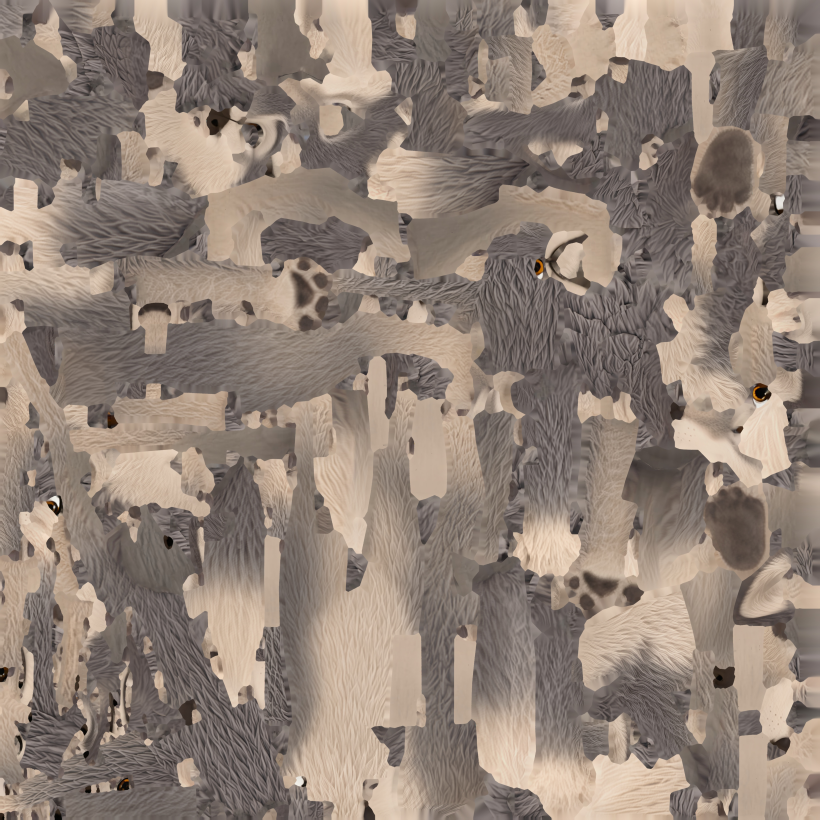
#> input picture assets/models/wolf/tripo-p2/wolf.fbm/wolf_basecolor.jpg, 4096 x 4096 px, found by its file name (shown at 1/5 size)
$ python wolf-maps.py
#> lines starting #> are read from the running program, lines starting #| are printed output that depends on the picture; after the words box and inside, x2 and y2 are one past the last pixel; in counts of white or black regions, pixels touching at a corner belong together
# Writes the web color map and the web normal map of the Tripo wolf from the maps of its FBX
# (design 4.5, assets/models/wolf/README.md, "Color map" and "Normal map"). The color map is the
# source image at 2048 pixels, with no change of a color: the fur, the brows, and the eye paint
# stay as the FBX shows them. The normal map limits each tilt of the source, scales it to 1024
# pixels, and stores the tilts times NORMAL_MAP_GAIN of src/scene/fur.ts. The output depends only on
# the input files and on cwebp 1.5.0.
#
# Usage: uv run --no-project --with numpy==2.5.4 --with pillow==13.0.0 python -I tools/wolf-maps.py
import os
import subprocess
import sys
import tempfile

import numpy as np
from PIL import Image, ImageFilter

SOURCE = 'assets/models/wolf/tripo-p2/wolf.fbm/wolf_basecolor.jpg'
NORMAL_SOURCE = 'assets/models/wolf/tripo-p2/wolf.fbm/wolf_normal.jpg'
COLOR_OUT = 'assets/models/wolf/tripo-hand/wolf-color.webp'
NORMAL_OUT = 'assets/models/wolf/tripo-hand/wolf-normal.webp'
SIZE = 2048
NORMAL_SIZE = 1024
QUALITY = 60
#: The largest length of the x, y tilt of a normal of the source, and the gain of the stored tilts
#: (`NORMAL_MAP_GAIN` of src/scene/fur.ts). A larger tilt is a baked edge of the source mesh.
NORMAL_LIMIT = 0.2
NORMAL_GAIN = 4
#: The share of the fine detail of the source that the maps keep: the tilts of the normal map, and
#: the color detail finer than DETAIL_RADIUS texels at SIZE. The full detail read as carved grooves
#: in the hall light, so the fur is softer, as on the fox and the rabbit.
TILT_SHARE = 0.5
DETAIL_SHARE = 0.7
DETAIL_RADIUS = 2.0


def color_map():
    """Writes the color map: the source scaled to SIZE (Lanczos), with DETAIL_SHARE of its detail
    finer than DETAIL_RADIUS, WebP quality QUALITY, method 6."""
    image = Image.open(SOURCE).convert('RGB').resize((SIZE, SIZE), Image.LANCZOS)
    sharp = np.asarray(image).astype(np.float64)
    soft = np.asarray(image.filter(ImageFilter.GaussianBlur(DETAIL_RADIUS))).astype(np.float64)
    mixed = soft + DETAIL_SHARE * (sharp - soft)
    image = Image.fromarray(np.clip(np.round(mixed), 0, 255).astype(np.uint8))
    image.save(COLOR_OUT, 'WEBP', quality=QUALITY, method=6)
    print(f'{COLOR_OUT}: {SIZE} x {SIZE}, {os.path.getsize(COLOR_OUT)} bytes')


def normal_map():
    """Writes the normal map of the fur: each x, y tilt of the source limited to the length
    NORMAL_LIMIT, a box scale to NORMAL_SIZE, then the tilts times TILT_SHARE and NORMAL_GAIN in
    red and green, 255 in blue (the shader does not read it), and cwebp -q 60 -sharp_yuv -m 6. The
    limit comes before the gain, so that no stored value clips."""
    a = np.asarray(Image.open(NORMAL_SOURCE).convert('RGB')).astype(np.float64) / 255 * 2 - 1
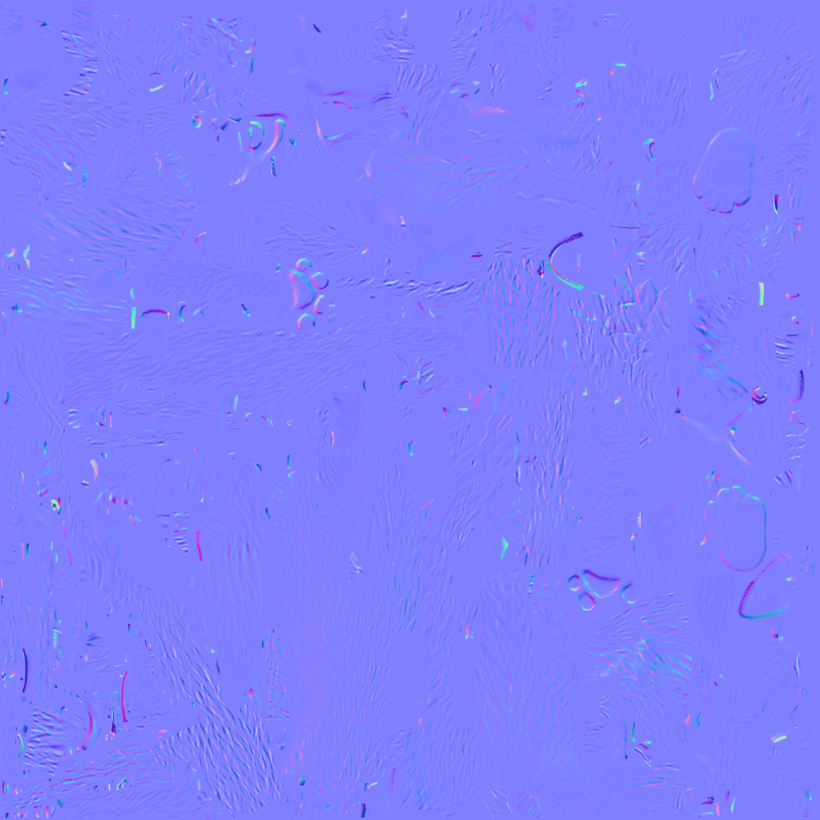
#> input picture assets/models/wolf/tripo-p2/wolf.fbm/wolf_normal.jpg, 4096 x 4096 px, found by its file name (shown at 1/5 size)
    t = a[..., :2].copy()
    length = np.linalg.norm(t, axis=-1)
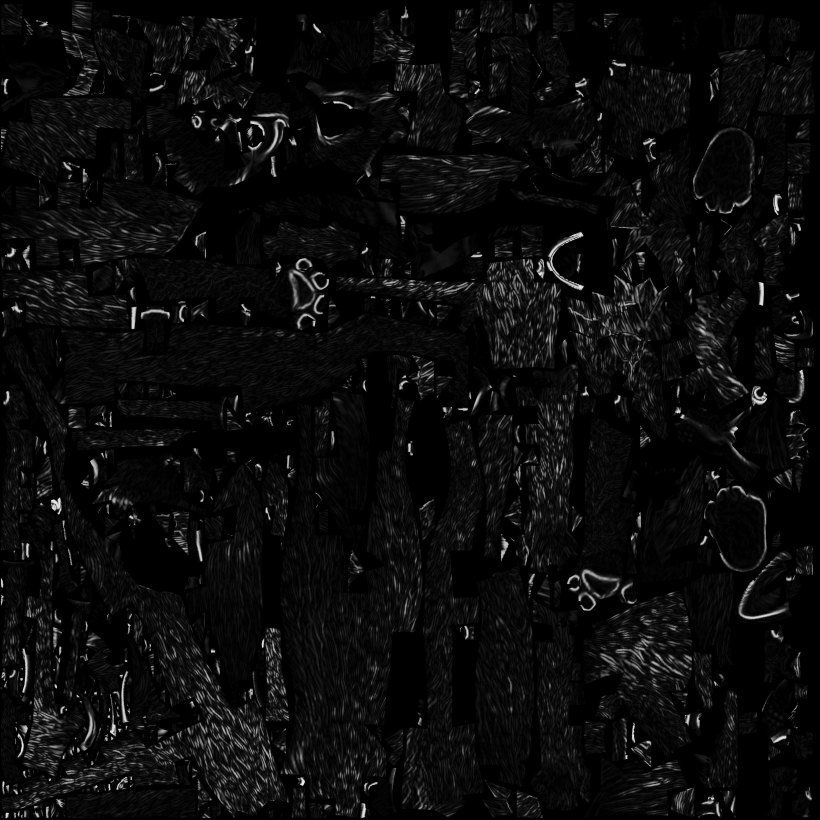
#> length: shape (4096, 4096) float64 (shown at 1/5 size); min 0.00555, max 1.04, mean 0.0544; drawn with min black and max white
    over = length > NORMAL_LIMIT
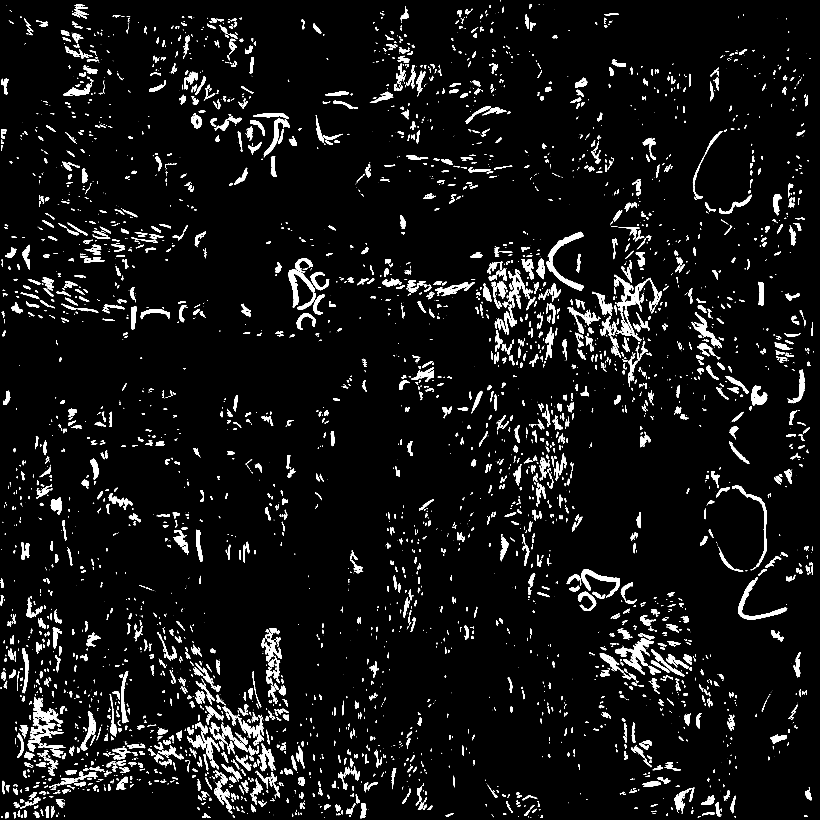
#> over: shape (4096, 4096) bool (shown at 1/5 size); 5.1% white; 5197 white regions (1629 under 20 px), largest, box (x1, y1, x2, y2) and area: (2733, 1159, 2920, 1454) 9901, (3691, 2886, 3936, 3098) 7848, (1444, 1347, 1575, 1539) 6919
    t[over] *= (NORMAL_LIMIT / length[over])[:, None]
    k = t.shape[0] // NORMAL_SIZE
#> k = 4
    small = t.reshape(NORMAL_SIZE, k, NORMAL_SIZE, k, 2).mean(axis=(1, 3))
    v = np.clip(small * TILT_SHARE * NORMAL_GAIN, -1, 1)
    rgb = np.zeros((NORMAL_SIZE, NORMAL_SIZE, 3), np.uint8)
    rgb[..., :2] = np.round((v + 1) / 2 * 255).astype(np.uint8)
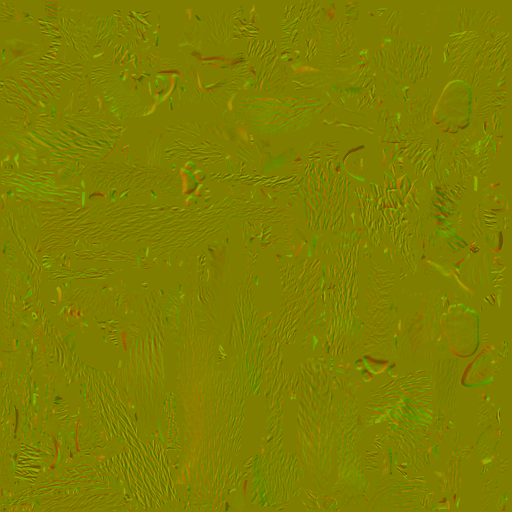
#> rgb: shape (1024, 1024, 3) (shown at 1/2 size); mean of channels 0, 1, 2 127.3, 126.9, 0; drawn as R, G, B
    rgb[..., 2] = 255
    with tempfile.TemporaryDirectory() as folder:
        png = os.path.join(folder, 'normal.png')
        Image.fromarray(rgb).save(png)
        subprocess.run(['cwebp', '-quiet', '-q', '60', '-sharp_yuv', '-m', '6', png, '-o', NORMAL_OUT],
                       check=True)
#> (this line was passed over: subprocess is not available in this run)
    print(f'{NORMAL_OUT}: {NORMAL_SIZE} x {NORMAL_SIZE}, {over.mean() * 100:.2f} % of the source '
          f'tilts limited, mean normal {np.round(a.reshape(-1, 3).mean(axis=0), 3).tolist()}')
#| assets/models/wolf/tripo-hand/wolf-normal.webp: 1024 x 1024, 5.15 % of the source tilts limited, mean normal [-0.001, -0.001, 0.988]


def main():
    which = sys.argv[1:] or ['color', 'normal']
    if 'color' in which:
        color_map()
    if 'normal' in which:
        normal_map()


if __name__ == '__main__':
    main()
